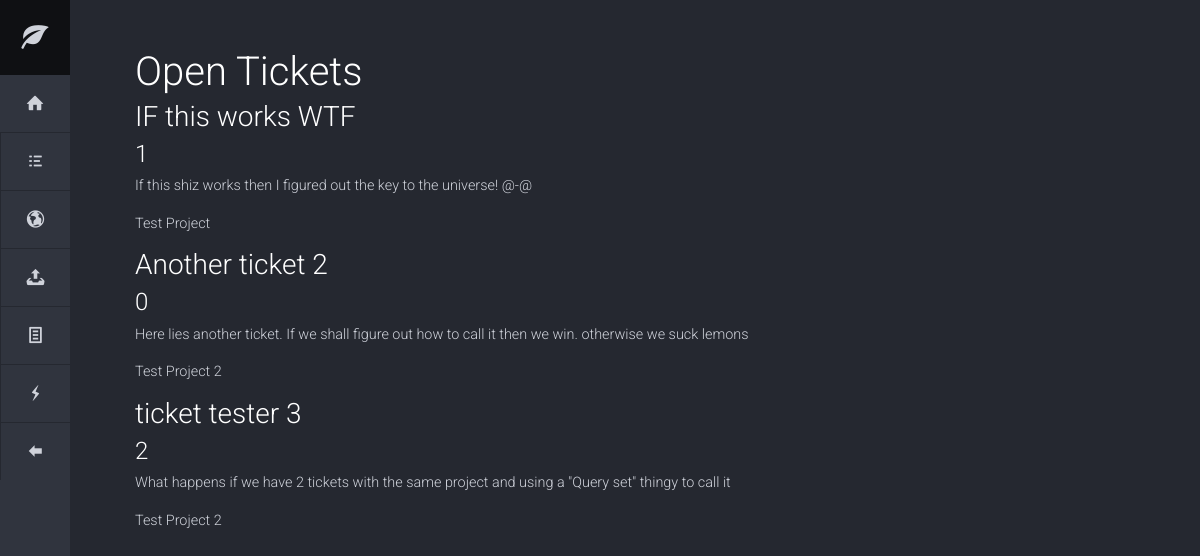
The page /projects/tickets/ on the database as committed earlier.
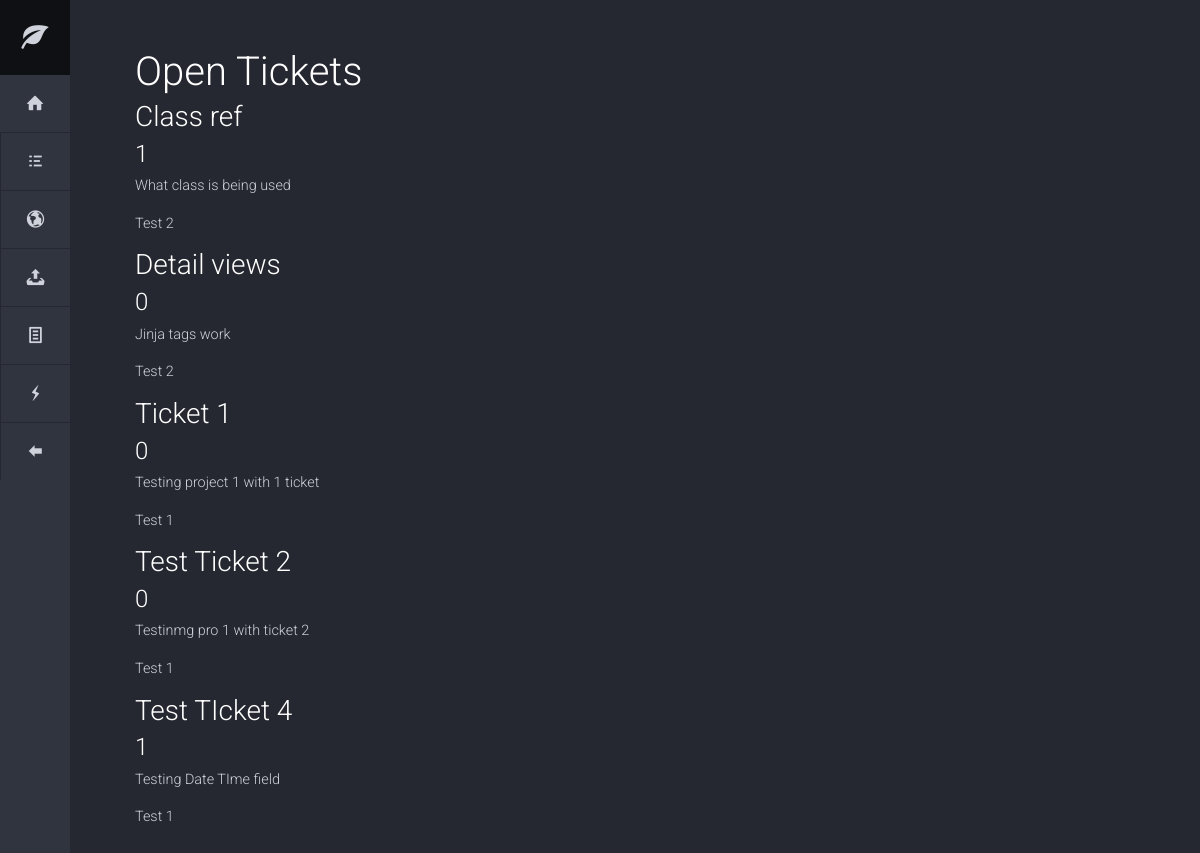
The same page on the database as committed later.
### projects/models.py (models this page shows, shortened)
class Ticket(models.Model):
    title = models.CharField(max_length=20)
    class DifficultyLevel(models.IntegerChoices):
        EASY = 0, ('Easy')
        NORMAL = 1, ('Normal')
        HARD = 2, ('HARD')
    class StatusLevel(models.IntegerChoices):
        NOTSTARTED = 0, ('Not Started')
        PROGRESS = 1, ('In Progress')
        COMPLETED = 2, ('Completed')
    author = models.ForeignKey(
        get_user_model(),
        on_delete=models.CASCADE
    )
    dateCreated = models.DateTimeField(default=timezone.now)
    dateResolved = models.DateField(null=True, blank=True)
    difficulty = models.IntegerField(default=DifficultyLevel.EASY, choices=DifficultyLevel.choices)
    status = models.IntegerField(default=StatusLevel.NOTSTARTED, choices=StatusLevel.choices)
    project = models.ForeignKey(Project, on_delete=models.CASCADE)
    commentary = models.TextField(max_length=256)

class Project(models.Model):
    title = models.CharField(max_length=20)
    description = models.TextField(max_length=256)
    def __str__(self):
        return self.title

### projects/views.py (the view)
# urls.py: path('tickets/', TicketListView.as_view(), name='ticket_list'),
class TicketListView(ListView):
    template_name = 'tickets/ticket-list.html'
    model = Ticket

### templates/tickets/ticket-list.html (shortened to what this page needs)
{% extends 'icon-nav.html' %}
{% block content %}
    <h1>Open Tickets</h1>
    {% for ticket in ticket_list %}
        <h3>{{ ticket.title }}</h3>
        <h4>{{ ticket.status }}</h4>
        <p>{{ ticket.commentary }}</p>
        <p>{{ticket.project}}</p>
    {% endfor %}
{% endblock content %}

### templates/icon-nav.html (shortened to what this page needs)
{% load static %}
<!DOCTYPE html>
<html lang="en">
  <head>
      <link href="{% static 'assets/css/toolkit-inverse.css' %}" rel="stylesheet">
    <link href="{% static 'assets/css/application.css' %}" rel="stylesheet">
  </head>
<body>
<div class="with-iconav">
  <nav class="iconav">
    <a class="iconav-brand" href="{% url 'dashboard' %}">
      <span class="icon icon-leaf iconav-brand-icon"></span>
    </a>
    <div class="iconav-slider">
      <ul class="nav nav-pills iconav-nav flex-md-column">
        <li class="nav-item">
          <a class="nav-link" href="{% url 'dashboard' %}" title="Dashboard" data-toggle="tooltip" data-placement="right" data-container="body">
            <span class="icon icon-home"></span>
          </a>
        </li>
        <li class="nav-item">
          <a class="nav-link" href="{% url 'project_list' %}" title="Project List" data-toggle="tooltip" data-placement="right" data-container="body">
            <span class="icon icon-list"></span>
          </a>
        </li>
        <li class="nav-item">
          <a class="nav-link" href="{% url 'ticket-history' %}" title="Ticket history" data-toggle="tooltip" data-placement="right" data-container="body">
            <span class="icon icon-globe"></span>
          </a>
        </li>
        <li class="nav-item">
          <a class="nav-link" href="{% url 'project_new' %}" title="New Project" data-toggle="tooltip" data-placement="right" data-container="body">
            <span class="icon icon-upload"></span>
          </a>
        </li>
        <li class="nav-item">
          <a class="nav-link" href="{% url 'about' %}" title="About" data-toggle="tooltip" data-placement="right" data-container="body">
            <span class="icon icon-text-document"></span>
          </a>
        </li>
        <li class="nav-item">
          <a class="nav-link" href="{% url 'faq' %}" title="Frequently Asked Questions" data-toggle="tooltip" data-placement="right" data-container="body">
            <span class="icon icon-flash"></span>
          </a>
        </li>
        <li class="nav-item">
          <a class="nav-link" href="{% url 'logout' %}" title="Logout" data-toggle="tooltip" data-placement="right" data-container="body">
            <span class="icon icon-arrow-left"></span>
          </a>
        </li>
      </ul>
    </div>
  </nav>
  <div class="container">
    {% block content %}
    {% endblock content %}
  </div>
</div>
  </body>
</html>

### static/assets/css/application.css (style rules this page uses)
body { padding-top: 20px; padding-bottom: 20px; }
@media (min-width: 768px) { body { padding-top: 50px; padding-bottom: 50px; } }
h1, h2, h3, h4, h5, h6, .h1, .h2, .h3, .h4, .h5, .h6 { margin-top: 0; }

### templates/icon-nav.html (style rules this page uses)
body { width: 1px; min-width: 100%; *width: 100%; }

Rows that differ between the two databases and show on the page:
removed Ticket: title "IF this works WTF", status "1", commentary "If this shiz works then I figured out the key to the universe! @-@", project "Test Project"
removed Ticket: title "Another ticket 2", status "0", commentary "Here lies another ticket. If we shall figure out how to call it then we win. otherwise we suck lemons", project "Test Project 2"
removed Ticket: title "ticket tester 3", status "2", commentary "What happens if we have 2 tickets with the same project and using a \"Query set\" thingy to call it", project "Test Project 2"
added Ticket: title "Class ref", status "1", commentary "What class is being used", project "Test 2"
added Ticket: title "Detail views", status "0", commentary "Jinja tags work", project "Test 2"
added Ticket: title "Ticket 1", status "0", commentary "Testing project 1 with 1 ticket", project "Test 1"
added Ticket: title "Test Ticket 2", status "0", commentary "Testinmg pro 1 with ticket 2", project "Test 1"
added Ticket: title "Test TIcket 4", status "1", commentary "Testing Date TIme field", project "Test 1"
